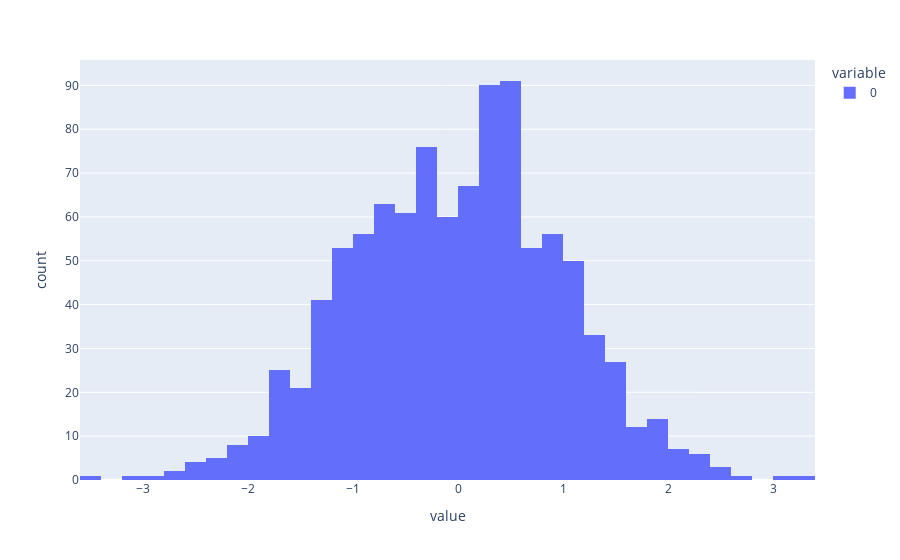

Notebook cell for this chart:
### Markdown cell above
### Normal Distribution

Simulating a similar coin experiment as above. Let us sample 1000 points from a normal distribution and plot the number of occurences in the form of a histogram

### Code cell
outcomes = []
for i in range(1000):
    sample = np.random.normal(0,1)
    outcomes.append(sample)
    
px.histogram(outcomes)

### Figure 1 — Plotly figure (JSON) as saved in the notebook; plotly's stock layout.template omitted (floating-point values rounded to 4 significant figures; data arrays with more than 128 entries replaced by an {"elided": "..."} marker saying what was removed)
{"data": [{"alignmentgroup": "True", "bingroup": "x", "hovertemplate": "variable=0<br>value=%{x}<br>count=%{y}<extra></extra>", "legendgroup": "0", "marker": {"color": "#636efa", "pattern": {"shape": ""}}, "name": "0", "offsetgroup": "0", "orientation": "v", "showlegend": true, "type": "histogram", "x": {"elided": "1000 float values"}, "xaxis": "x", "yaxis": "y"}], "layout": {"barmode": "relative", "legend": {"title": {"text": "variable"}, "tracegroupgap": 0}, "margin": {"t": 60}, "xaxis": {"anchor": "y", "domain": [0, 1], "title": {"text": "value"}}, "yaxis": {"anchor": "x", "domain": [0, 1], "title": {"text": "count"}}}}
